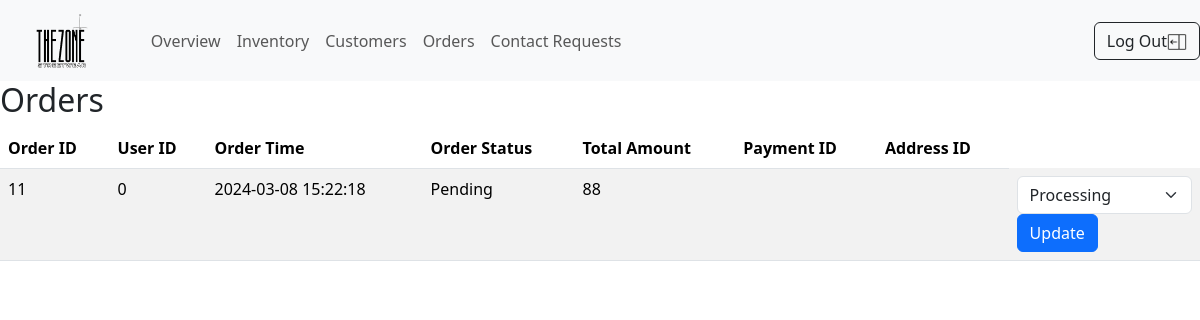
Page /admin-order.php (signed in) on the committed database.
### tables this page shows
CREATE TABLE `orders` (
  `OrderID` int(11) NOT NULL,
  `UserID` int(11) NOT NULL,
  `OrderTime` datetime NOT NULL,
  `OrderStatus` varchar(255) NOT NULL,
  `TotalAmount` int(11) NOT NULL,
  `PaymentID` int(11) DEFAULT NULL,
  `AddressID` int(11) DEFAULT NULL
);

### admin-order.php (the view, shortened to what this page needs)
<!DOCTYPE html>
<html lang="en">
<head>
    <link rel="stylesheet" href="../TheZone/style.css">
    <link href="https://cdn.jsdelivr.net/npm/bootstrap@5.3.1/dist/css/bootstrap.min.css" rel="stylesheet"
>
    <link rel="stylesheet" href="https://cdnjs.cloudflare.com/ajax/libs/font-awesome/4.7.0/css/font-awesome.min.css">
</head>
<body>
    <?php include('../TheZone/adminnavbar.php');
    ?>
    <section>
        <h2>Orders</h2>
        <table class="table table-striped">
            <thead>
                <tr>
                    <th>Order ID</th>
                    <th>User ID</th>
                    <th>Order Time</th>
                    <th>Order Status</th>
                    <th>Total Amount</th>
                    <th>Payment ID</th>
                    <th>Address ID</th>
                </tr>
            </thead>
            <tbody>
                <?php
                include('../TheZone/connectiondb.php');
                 $stmt = $db->query("SELECT * FROM orders");
                 while ($row = $stmt->fetch(PDO::FETCH_ASSOC)) {
                     echo "<tr>";
                     echo "<td>" . $row['OrderID'] . "</td>";
                     echo "<td>" . $row['UserID'] . "</td>";
                     echo "<td>" . $row['OrderTime'] . "</td>";
                     echo "<td>" . $row['OrderStatus'] . "</td>";
                     echo "<td>" . $row['TotalAmount'] . "</td>";
                     echo "<td>" . $row['PaymentID'] . "</td>";
                     echo "<td>" . $row['AddressID'] . "</td>";
                     echo "<td>";
                     echo "<form action='../TheZone/update-order.php' method='post'>";
                     echo "<select class='form-select' name='orderStatus'>";
                     echo "<option value='Processing'>Processing</option>";
                     echo "</select>";
                     echo "<button type='submit' class='btn btn-primary'>Update</button>";
                     echo "</form>";
                     echo "</td>";
                     echo "</tr>";
                 }
                 ?>
            </tbody>
        </table>
    </section>
</body>
</html>

### rows in the picture
orders: OrderID "11", UserID "0", OrderTime "2024-03-08 15:22:18", OrderStatus "Pending", TotalAmount "88"
